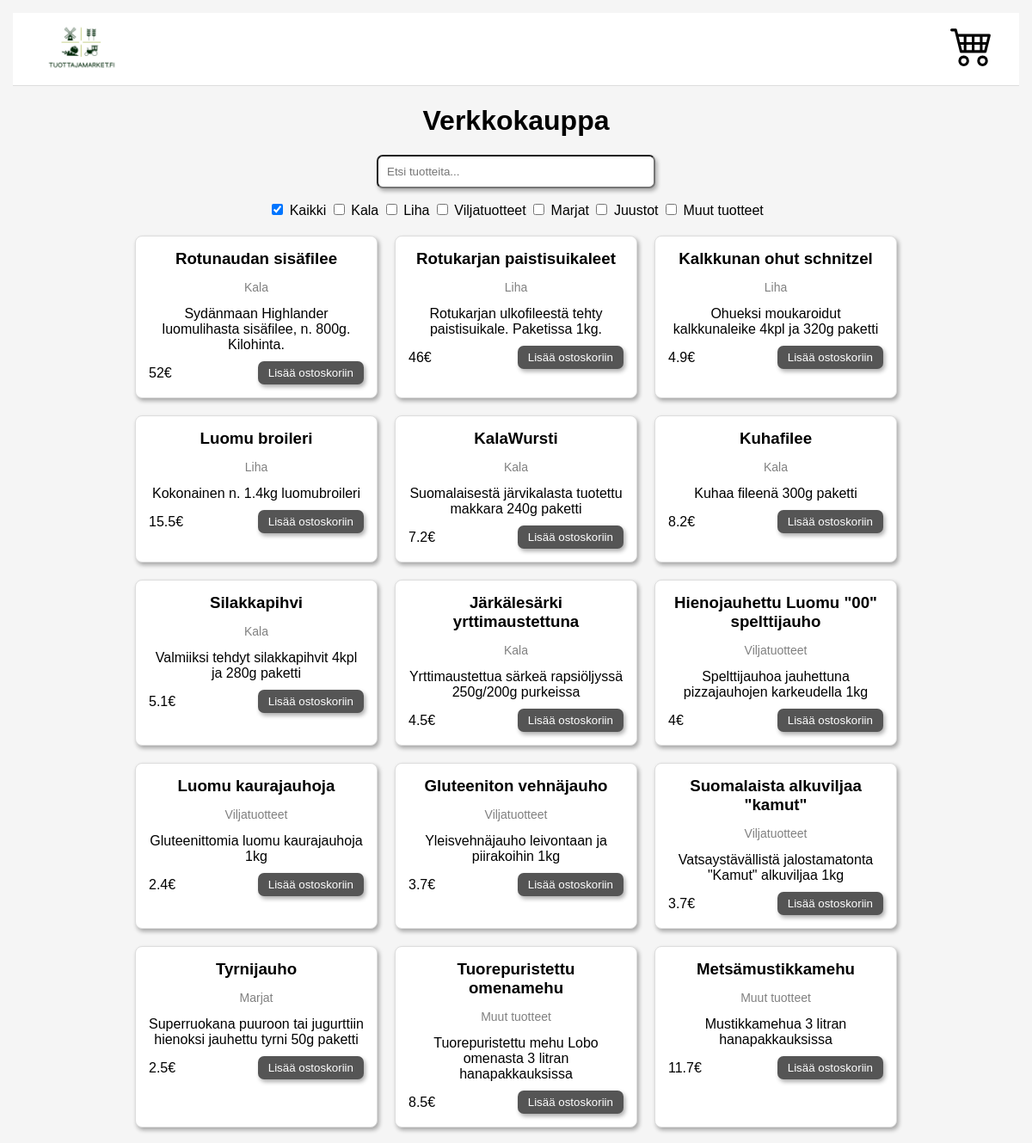
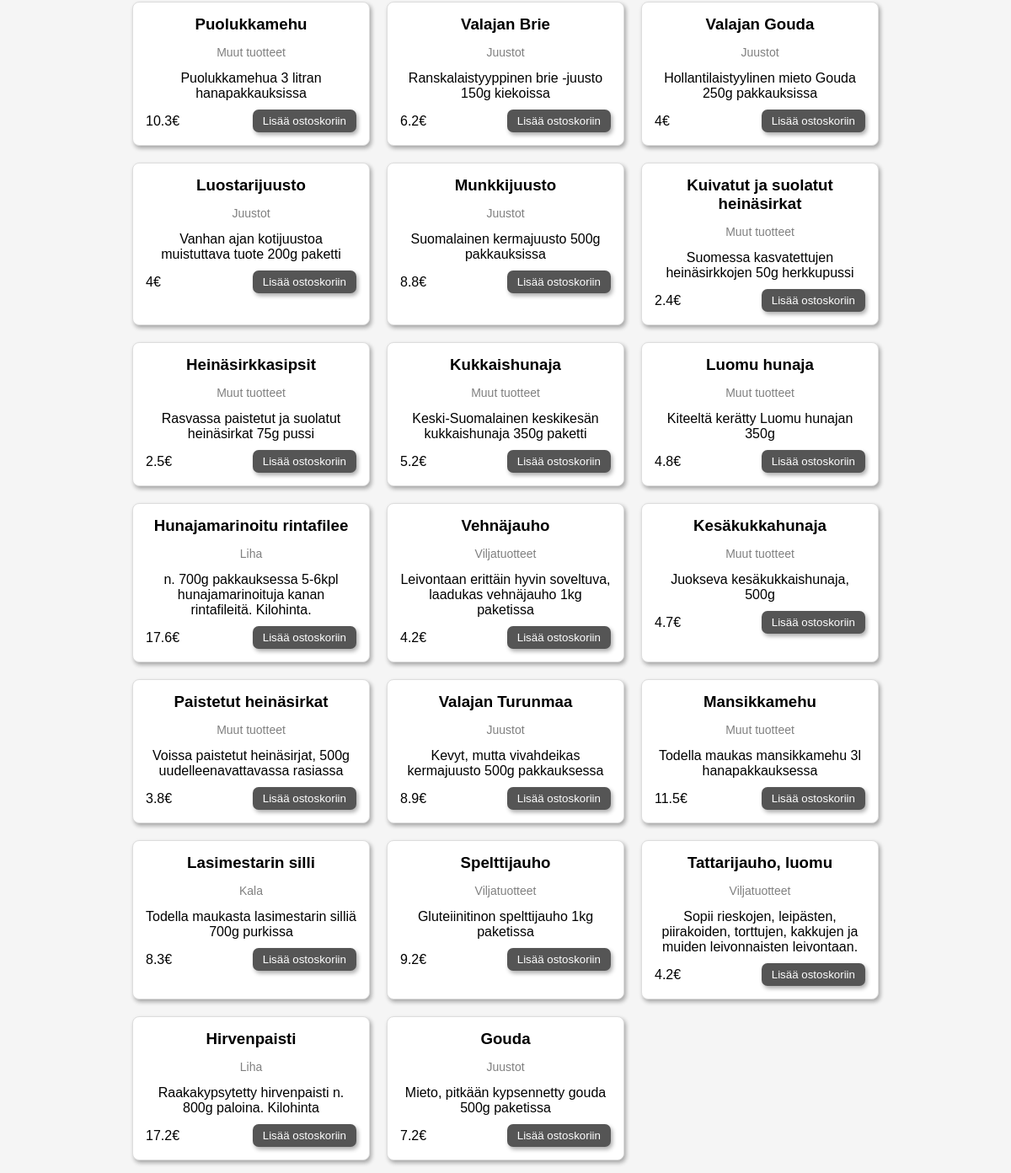
The page /store.php on the database its author committed (2 pictures, top to bottom).
### tables this page shows
CREATE TABLE Products (
    producerId INTEGER NOT NULL,
    categoryId INTEGER NOT NULL,
    name VARCHAR(255) NOT NULL,
    stock INTEGER NOT NULL,
    unit VARCHAR(7) NOT NULL,
    prize DECIMAL(15,7) NOT NULL,
    description TEXT NOT NULL,
    productId INTEGER PRIMARY KEY AUTO_INCREMENT,
    FOREIGN KEY (producerId)
    REFERENCES Producers(producerId),
    FOREIGN KEY (categoryId)
    REFERENCES Categories(categoryId)
);

CREATE TABLE Categories (
    name VARCHAR(255) NOT NULL,
    categoryId INTEGER PRIMARY KEY AUTO_INCREMENT
);

### store.php (the view, shortened to what this page needs)
<?php
    include_once("link.php");
?>
<!DOCTYPE html>
<html>
    <head>
        <link rel="stylesheet" href="styles/store.css">
    </head>
    <body>
        <main>
            <header class="header">
                <div><a href="mainpage.php"><img src="images/ALTERNATE LOGO.png" alt="logo" class="logo"></a></div>
                <div>
                    <a href="cart.php"></a>
                </div>
            </header>
            <h1>Verkkokauppa</h1>
            <input type="text" placeholder="Etsi tuotteita..." class="search">
            <div class="filters">
                <label><input type="checkbox" checked> Kaikki</label>
                <label><input type="checkbox"> Kala</label>
                <label><input type="checkbox"> Liha</label>
                <label><input type="checkbox"> Viljatuotteet</label>
                <label><input type="checkbox"> Marjat</label>
                <label><input type="checkbox"> Juustot</label>
                <label><input type="checkbox"> Muut tuotteet</label>
            </div>
            <div class="products">
                <?php
                    $query="SELECT Products.name, Products.categoryId, Products.description, Products.prize FROM Products";
                    $result=$link->query($query);
                    if($result->num_rows==0){
                        echo"No results.";
                    }else{while($data=$result->fetch_assoc()){
                        $name=$data["name"];
                        $targetId=$data["categoryId"];
                        $category=$link->query("SELECT name FROM Categories WHERE categoryId = '$targetId'")->fetch_assoc()["name"];
                        $description=$data["description"];
                        $prize=round(floatval($data["prize"]),2)."€";
                        echo"<div class='card'>
                        <h3>$name</h3>
                        <p class='category'>$category</p>
                        <span>$description</span>
                        <div class='bottom'>
                        <span>$prize</span>
                        <button>Lisää ostoskoriin</button>
                        </div>
                        </div>";
                    };};
                ?>
            </div>
        </main>
    </body>
</html>

### styles/store.css (style rules this page uses)
body { font-family: cursive, sans-serif; margin: 0; background: #f5f5f5; text-align: center; }
.logo { width: 100px; height: auto; text-align: left; }
.header { display: flex; justify-content: space-between; padding: 5px 30px; background: white; border-bottom: 1px solid #ddd; }
.header a { text-decoration: none; color: black; }
header svg { margin-top: 7px; }
.search { padding: 10px; width: 300px; margin-bottom: 15px; border-radius: 7px; box-shadow: 2px 3px 5px rgba(0, 0, 0, 0.324); }
.filters { margin-bottom: 20px; }
.products { display: grid; grid-template-columns: auto auto auto; justify-content: center; gap: 20px; }
.card { background: white; padding: 15px; max-width: 250px; border: 1px solid #ddd; border-radius: 8px; box-shadow: 2px 3px 5px rgba(0, 0, 0, 0.324); }
.card h3 { margin: 0; }
.category { color: gray; font-size: 14px; }
.bottom { display: flex; justify-content: space-between; align-items: center; margin-top: 10px; }
button { background: #555; color: white; border: none; border-radius: 7px; padding: 6px 12px; cursor: pointer; box-shadow: 2px 3px 5px rgba(0, 0, 0, 0.324); }
main { padding: 15px; }

### rows shown on the page
products: name "Rotunaudan sisäfilee", categoryId.name "Kala", description "Sydänmaan Highlander luomulihasta sisäfilee, n. 800g. Kilohinta.", prize "52€"
products: name "Rotukarjan paistisuikaleet", categoryId.name "Liha", description "Rotukarjan ulkofileestä tehty paistisuikale. Paketissa 1kg.", prize "46€"
products: name "Kalkkunan ohut schnitzel", categoryId.name "Liha", description "Ohueksi moukaroidut kalkkunaleike 4kpl ja 320g paketti", prize "4.9€"
products: name "Luomu broileri", categoryId.name "Liha", description "Kokonainen n. 1.4kg luomubroileri", prize "15.5€"
products: name "KalaWursti", categoryId.name "Kala", description "Suomalaisestä järvikalasta tuotettu makkara 240g paketti", prize "7.2€"
products: name "Kuhafilee", categoryId.name "Kala", description "Kuhaa fileenä 300g paketti", prize "8.2€"
products: name "Silakkapihvi", categoryId.name "Kala", description "Valmiiksi tehdyt silakkapihvit 4kpl ja 280g paketti", prize "5.1€"
products: name "Järkälesärki yrttimaustettuna", categoryId.name "Kala", description "Yrttimaustettua särkeä rapsiöljyssä 250g/200g purkeissa", prize "4.5€"
products: name "Hienojauhettu Luomu \"00\" spelttijauho", categoryId.name "Viljatuotteet", description "Spelttijauhoa jauhettuna pizzajauhojen karkeudella 1kg", prize "4€"
products: name "Luomu kaurajauhoja", categoryId.name "Viljatuotteet", description "Gluteenittomia luomu kaurajauhoja 1kg", prize "2.4€"
products: name "Gluteeniton vehnäjauho", categoryId.name "Viljatuotteet", description "Yleisvehnäjauho leivontaan ja piirakoihin 1kg", prize "3.7€"
products: name "Suomalaista alkuviljaa \"kamut\"", categoryId.name "Viljatuotteet", description "Vatsaystävällistä jalostamatonta \"Kamut\" alkuviljaa 1kg", prize "3.7€"
products: name "Tyrnijauho", categoryId.name "Marjat", description "Superruokana puuroon tai jugurttiin hienoksi jauhettu tyrni 50g paketti", prize "2.5€"
products: name "Tuorepuristettu omenamehu", categoryId.name "Muut tuotteet", description "Tuorepuristettu mehu Lobo omenasta 3 litran hanapakkauksissa", prize "8.5€"
products: name "Metsämustikkamehu", categoryId.name "Muut tuotteet", description "Mustikkamehua 3 litran hanapakkauksissa", prize "11.7€"
products: name "Puolukkamehu", categoryId.name "Muut tuotteet", description "Puolukkamehua 3 litran hanapakkauksissa", prize "10.3€"
products: name "Valajan Brie", categoryId.name "Juustot", description "Ranskalaistyyppinen brie -juusto 150g kiekoissa", prize "6.2€"
products: name "Valajan Gouda", categoryId.name "Juustot", description "Hollantilaistyylinen mieto Gouda 250g pakkauksissa", prize "4€"
products: name "Luostarijuusto", categoryId.name "Juustot", description "Vanhan ajan kotijuustoa muistuttava tuote 200g paketti", prize "4€"
products: name "Munkkijuusto", categoryId.name "Juustot", description "Suomalainen kermajuusto 500g pakkauksissa", prize "8.8€"
products: name "Kuivatut ja suolatut heinäsirkat", categoryId.name "Muut tuotteet", description "Suomessa kasvatettujen heinäsirkkojen 50g herkkupussi", prize "2.4€"
products: name "Heinäsirkkasipsit", categoryId.name "Muut tuotteet", description "Rasvassa paistetut ja suolatut heinäsirkat 75g pussi", prize "2.5€"
products: name "Kukkaishunaja", categoryId.name "Muut tuotteet", description "Keski-Suomalainen keskikesän kukkaishunaja 350g paketti", prize "5.2€"
products: name "Luomu hunaja", categoryId.name "Muut tuotteet", description "Kiteeltä kerätty Luomu hunajan 350g", prize "4.8€"
products: name "Hunajamarinoitu rintafilee", categoryId.name "Liha", description "n. 700g pakkauksessa 5-6kpl hunajamarinoituja kanan rintafileitä. Kilohinta.", prize "17.6€"
products: name "Vehnäjauho", categoryId.name "Viljatuotteet", description "Leivontaan erittäin hyvin soveltuva, laadukas vehnäjauho 1kg paketissa", prize "4.2€"
products: name "Kesäkukkahunaja", categoryId.name "Muut tuotteet", description "Juokseva kesäkukkaishunaja, 500g", prize "4.7€"
products: name "Paistetut heinäsirkat", categoryId.name "Muut tuotteet", description "Voissa paistetut heinäsirjat, 500g uudelleenavattavassa rasiassa", prize "3.8€"
products: name "Valajan Turunmaa", categoryId.name "Juustot", description "Kevyt, mutta vivahdeikas kermajuusto 500g pakkauksessa", prize "8.9€"
products: name "Mansikkamehu", categoryId.name "Muut tuotteet", description "Todella maukas mansikkamehu 3l hanapakkauksessa", prize "11.5€"
products: name "Lasimestarin silli", categoryId.name "Kala", description "Todella maukasta lasimestarin silliä 700g purkissa", prize "8.3€"
products: name "Spelttijauho", categoryId.name "Viljatuotteet", description "Gluteiinitinon spelttijauho 1kg paketissa", prize "9.2€"
products: name "Tattarijauho, luomu", categoryId.name "Viljatuotteet", description "Sopii rieskojen, leipästen, piirakoiden, torttujen, kakkujen ja muiden leivonnaisten leivontaan.", prize "4.2€"
products: name "Hirvenpaisti", categoryId.name "Liha", description "Raakakypsytetty hirvenpaisti n. 800g paloina. Kilohinta", prize "17.2€"
products: name "Gouda", categoryId.name "Juustot", description "Mieto, pitkään kypsennetty gouda 500g paketissa", prize "7.2€"
